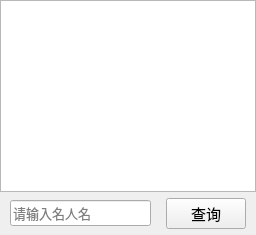
           <widget class="QWidget" name="tabWidgetPage2">
            <attribute name="title">
             <string>名人</string>
            </attribute>
            <layout class="QVBoxLayout" name="verticalLayout_10">
             <property name="spacing">
              <number>0</number>
             </property>
             <property name="leftMargin">
              <number>0</number>
             </property>
             <property name="topMargin">
              <number>0</number>
             </property>
             <property name="rightMargin">
              <number>0</number>
             </property>
             <property name="bottomMargin">
              <number>0</number>
             </property>
             <item>
              <widget class="QTableView" name="tableView_Celebrity">
               <property name="font">
                <font>
                 <family>华文楷体</family>
                 <pointsize>12</pointsize>
                </font>
               </property>
              </widget>
             </item>
             <item>
              <layout class="QVBoxLayout" name="verticalLayout_7">
               <item>
                <layout class="QHBoxLayout" name="horizontalLayout_10">
                 <property name="spacing">
                  <number>15</number>
                 </property>
                 <property name="leftMargin">
                  <number>10</number>
                 </property>
                 <property name="topMargin">
                  <number>6</number>
                 </property>
                 <property name="rightMargin">
                  <number>10</number>
                 </property>
                 <property name="bottomMargin">
                  <number>6</number>
                 </property>
                 <item>
                  <widget class="QLineEdit" name="lineEdit">
                   <property name="palette">
                    <palette>
                     <active>
                      <colorrole role="ButtonText">
                       <brush brushstyle="SolidPattern">
                        <color alpha="255">
                         <red>0</red>
                         <green>0</green>
                         <blue>0</blue>
                        </color>
                       </brush>
                      </colorrole>
                     </active>
                     <inactive>
                      <colorrole role="ButtonText">
                       <brush brushstyle="SolidPattern">
                        <color alpha="255">
                         <red>0</red>
                         <green>0</green>
                         <blue>0</blue>
                        </color>
                       </brush>
                      </colorrole>
                     </inactive>
                     <disabled>
                      <colorrole role="ButtonText">
                       <brush brushstyle="SolidPattern">
                        <color alpha="127">
                         <red>255</red>
                         <green>255</green>
                         <blue>255</blue>
                        </color>
                       </brush>
                      </colorrole>
                     </disabled>
                    </palette>
                   </property>
                   <property name="font">
                    <font>
                     <family>华文行楷</family>
                     <pointsize>10</pointsize>
                    </font>
                   </property>
                   <property name="placeholderText">
                    <string>请输入名人名</string>
                   </property>
                  </widget>
                 </item>
                 <item>
                  <widget class="QPushButton" name="pushButton_7">
                   <property name="minimumSize">
                    <size>
                     <width>80</width>
                     <height>22</height>
                    </size>
                   </property>
                   <property name="palette">
                    <palette>
                     <active>
                      <colorrole role="ButtonText">
                       <brush brushstyle="SolidPattern">
                        <color alpha="255">
                         <red>0</red>
                         <green>0</green>
                         <blue>0</blue>
                        </color>
                       </brush>
                      </colorrole>
                     </active>
                     <inactive>
                      <colorrole role="ButtonText">
                       <brush brushstyle="SolidPattern">
                        <color alpha="255">
                         <red>0</red>
                         <green>0</green>
                         <blue>0</blue>
                        </color>
                       </brush>
                      </colorrole>
                     </inactive>
                     <disabled>
                      <colorrole role="ButtonText">
                       <brush brushstyle="SolidPattern">
                        <color alpha="127">
                         <red>255</red>
                         <green>255</green>
                         <blue>255</blue>
                        </color>
                       </brush>
                      </colorrole>
                     </disabled>
                    </palette>
                   </property>
                   <property name="font">
                    <font>
                     <family>华文行楷</family>
                     <pointsize>11</pointsize>
                     <weight>50</weight>
                     <bold>false</bold>
                    </font>
                   </property>
                   <property name="text">
                    <string>查询</string>
                   </property>
                  </widget>
                 </item>
                </layout>
               </item>
              </layout>
             </item>
            </layout>
           </widget>
